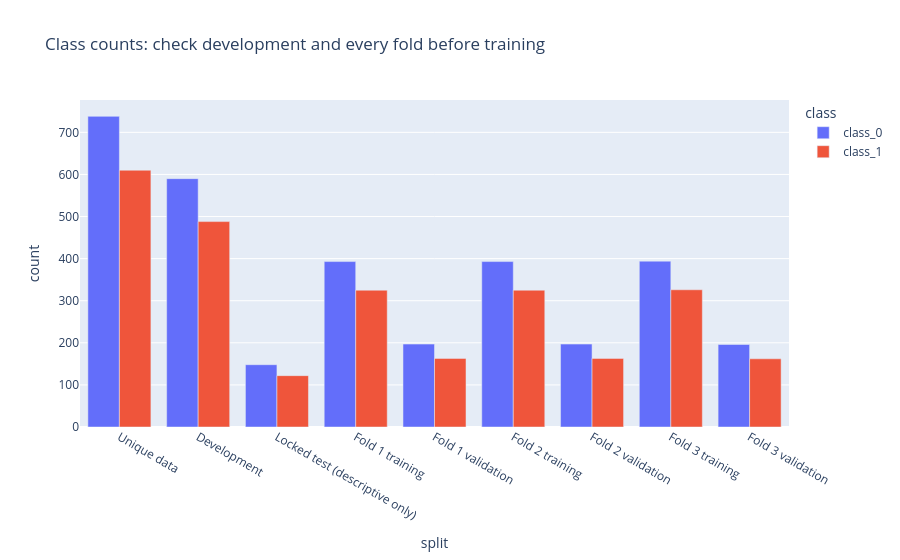
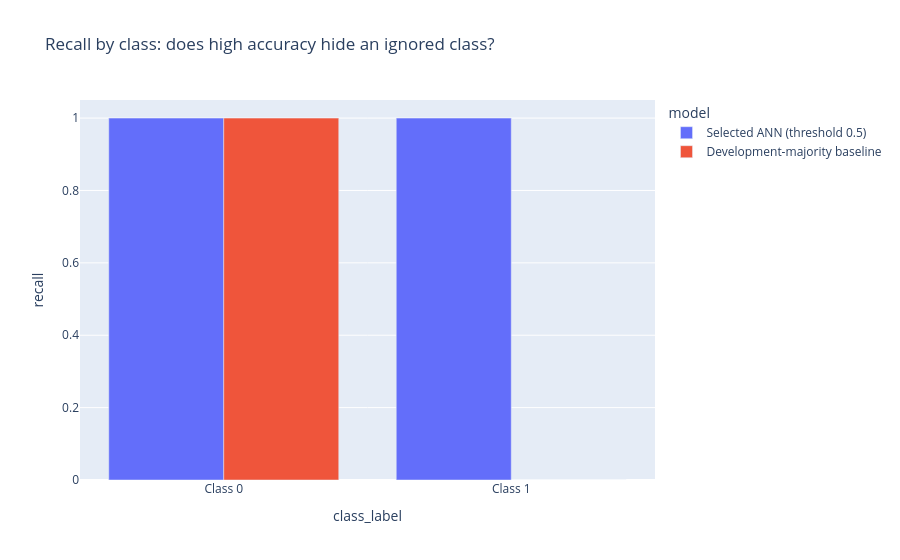
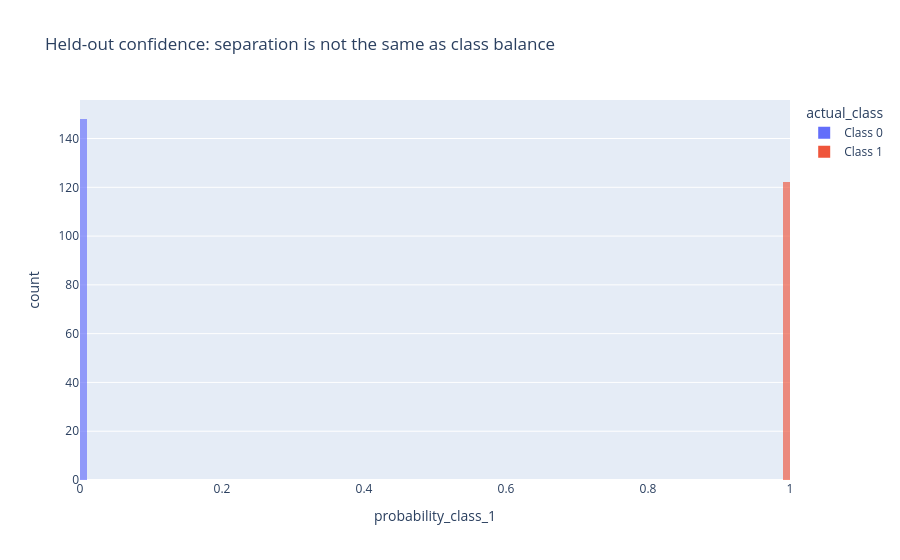

Notebook cell for these charts, in order:
### Markdown cell above
## Is this class imbalance or confident separation?

**Step 1: count labels, not probabilities.** The preprocessing cell prints counts and proportions after deduplication, for development/test and for each CV training/validation split. Stratification preserves the proportions; it does not force a 50/50 split. A majority-class baseline shows how much accuracy is possible by ignoring the features.

**Step 2: inspect both classes.** Below, compare the selected ANN with a constant classifier whose class is chosen using development labels only. Balanced accuracy averages recall across the two classes; macro F1 gives each class equal weight. A majority-only classifier has balanced accuracy 0.5 when both classes are present. Per-class support, precision, recall and F1 reveal a neglected minority class even if ordinary accuracy looks good.

**Step 3: inspect confidence separately.** The probability histogram and ranges explain the threshold plateau. Brier score is the mean squared probability error (smaller is better); it is not proof of calibration. Extreme probabilities can be correct on this sample and still overconfident on new data. No calibration or threshold is fitted to the test set here.

**Step 4: act only on development evidence.** Mild imbalance alone does not justify SMOTE, oversampling or weighted loss. If development-only per-class validation later shows a problem, compare a weighted BCE or resampling variant inside each training fold, with the original validation distribution unchanged. Keep this as a separately declared experiment; do not change the holdout or select a remedy using these test diagnostics.

These are descriptive checks of an already-inspected holdout, not a new independent experiment. Perfect performance on a finite sample does not rule out distribution shift, unknown specimen dependence, or CV selection optimism. Run the preceding cells first; this section does not retrain, tune or overwrite artifacts.

### Code cell
import pandas as pd
import plotly.express as px


def imbalance_metrics(targets, probabilities):
    class_balance_row('Metric targets', targets)
    report = classification_report(targets, probabilities)
    confusion = np.asarray(report['confusion_matrix'])
    support = confusion.sum(axis=1)
    predicted_support = confusion.sum(axis=0)
    per_class = []
    for label in (0, 1):
        correct = int(confusion[label, label])
        per_class.append({
            'class': label, 'support': int(support[label]),
            'precision': float(correct / max(int(predicted_support[label]), 1)),
            'recall': float(correct / support[label]),
            'f1': float(2 * correct / (support[label] + predicted_support[label])),
        })
    return {
        'accuracy': report['accuracy'], 'balanced_accuracy': report['balanced_accuracy'],
        'macro_f1': float(np.mean([row['f1'] for row in per_class])),
        'brier_score': float(np.mean((np.asarray(probabilities) - np.asarray(targets)) ** 2)),
        'per_class': per_class,
    }


balance_frame = pd.DataFrame(CLASS_BALANCE_ROWS)
display(balance_frame)
balance_plot = balance_frame.melt(
    id_vars='split', value_vars=['class_0', 'class_1'],
    var_name='class', value_name='count',
)
px.bar(balance_plot, x='split', y='count', color='class', barmode='group',
       title='Class counts: check development and every fold before training').show()

development_majority = int(np.argmax(np.bincount(labels_development, minlength=2)))
diagnostic_results = {
    'Selected ANN (threshold 0.5)': imbalance_metrics(test_labels, test_probabilities),
    'Development-majority baseline': imbalance_metrics(
        test_labels, np.full(test_labels.shape, float(development_majority)),
    ),
}
display(pd.DataFrame([
    {'model': name, **{key: value for key, value in result.items() if key != 'per_class'}}
    for name, result in diagnostic_results.items()
]))
per_class_frame = pd.DataFrame([
    {'model': name, **row}
    for name, result in diagnostic_results.items() for row in result['per_class']
])
display(per_class_frame)
px.bar(per_class_frame.assign(class_label=lambda frame: 'Class ' + frame['class'].astype(str)),
       x='class_label', y='recall', color='model', barmode='group', range_y=[0, 1.05],
       hover_data=['support', 'precision', 'f1'],
       title='Recall by class: does high accuracy hide an ignored class?').show()

probability_frame = pd.DataFrame({
    'actual_class': ['Class ' + str(int(label)) for label in test_labels],
    'probability_class_1': test_probabilities,
})
display(probability_frame.groupby('actual_class')['probability_class_1']
        .agg(['count', 'min', 'max']).style.format({'min': '{:.12g}', 'max': '{:.12g}'}))
px.histogram(probability_frame, x='probability_class_1', color='actual_class',
             nbins=50, barmode='overlay', opacity=0.65, range_x=[0, 1],
             title='Held-out confidence: separation is not the same as class balance').show()
largest_negative = float(np.max(test_probabilities[test_labels == 0]))
smallest_positive = float(np.min(test_probabilities[test_labels == 1]))
if largest_negative < smallest_positive:
    print(f'Every threshold t with {largest_negative:.12g} < t <= '
          f'{smallest_positive:.12g} classifies this sample correctly (prediction uses p >= t).')
else:
    print('The class probability ranges overlap: no single threshold classifies every test row correctly.')
print('Undefined precision when a class is never predicted is displayed as 0. '
      'No model, threshold, weights or saved results were changed by these diagnostics.')

### Figure 1 — Plotly figure (JSON) as saved in the notebook; plotly's stock layout.template omitted (floating-point values rounded to 4 significant figures)
{"data": [{"alignmentgroup": "True", "hovertemplate": "class=class_0<br>split=%{x}<br>count=%{y}<extra></extra>", "legendgroup": "class_0", "marker": {"color": "#636efa", "pattern": {"shape": ""}}, "name": "class_0", "offsetgroup": "class_0", "orientation": "v", "showlegend": true, "textposition": "auto", "type": "bar", "x": ["Unique data", "Development", "Locked test (descriptive only)", "Fold 1 training", "Fold 1 validation", "Fold 2 training", "Fold 2 validation", "Fold 3 training", "Fold 3 validation"], "xaxis": "x", "y": [738, 590, 148, 393, 197, 393, 197, 394, 196], "yaxis": "y"}, {"alignmentgroup": "True", "hovertemplate": "class=class_1<br>split=%{x}<br>count=%{y}<extra></extra>", "legendgroup": "class_1", "marker": {"color": "#EF553B", "pattern": {"shape": ""}}, "name": "class_1", "offsetgroup": "class_1", "orientation": "v", "showlegend": true, "textposition": "auto", "type": "bar", "x": ["Unique data", "Development", "Locked test (descriptive only)", "Fold 1 training", "Fold 1 validation", "Fold 2 training", "Fold 2 validation", "Fold 3 training", "Fold 3 validation"], "xaxis": "x", "y": [610, 488, 122, 325, 163, 325, 163, 326, 162], "yaxis": "y"}], "layout": {"barmode": "group", "legend": {"title": {"text": "class"}, "tracegroupgap": 0}, "title": {"text": "Class counts: check development and every fold before training"}, "xaxis": {"anchor": "y", "domain": [0, 1], "title": {"text": "split"}}, "yaxis": {"anchor": "x", "domain": [0, 1], "title": {"text": "count"}}}}

### Figure 2 — Plotly figure (JSON) as saved in the notebook; plotly's stock layout.template omitted (floating-point values rounded to 4 significant figures)
{"data": [{"alignmentgroup": "True", "customdata": [[148.0, 1.0, 1.0], [122.0, 1.0, 1.0]], "hovertemplate": "model=Selected ANN (threshold 0.5)<br>class_label=%{x}<br>recall=%{y}<br>support=%{customdata[0]}<br>precision=%{customdata[1]}<br>f1=%{customdata[2]}<extra></extra>", "legendgroup": "Selected ANN (threshold 0.5)", "marker": {"color": "#636efa", "pattern": {"shape": ""}}, "name": "Selected ANN (threshold 0.5)", "offsetgroup": "Selected ANN (threshold 0.5)", "orientation": "v", "showlegend": true, "textposition": "auto", "type": "bar", "x": ["Class 0", "Class 1"], "xaxis": "x", "y": [1.0, 1.0], "yaxis": "y"}, {"alignmentgroup": "True", "customdata": [[148.0, 0.5481, 0.7081], [122.0, 0.0, 0.0]], "hovertemplate": "model=Development-majority baseline<br>class_label=%{x}<br>recall=%{y}<br>support=%{customdata[0]}<br>precision=%{customdata[1]}<br>f1=%{customdata[2]}<extra></extra>", "legendgroup": "Development-majority baseline", "marker": {"color": "#EF553B", "pattern": {"shape": ""}}, "name": "Development-majority baseline", "offsetgroup": "Development-majority baseline", "orientation": "v", "showlegend": true, "textposition": "auto", "type": "bar", "x": ["Class 0", "Class 1"], "xaxis": "x", "y": [1.0, 0.0], "yaxis": "y"}], "layout": {"barmode": "group", "legend": {"title": {"text": "model"}, "tracegroupgap": 0}, "title": {"text": "Recall by class: does high accuracy hide an ignored class?"}, "xaxis": {"anchor": "y", "domain": [0, 1], "title": {"text": "class_label"}}, "yaxis": {"anchor": "x", "domain": [0, 1], "range": [0, 1.05], "title": {"text": "recall"}}}}

### Figure 3 — Plotly figure (JSON) as saved in the notebook; plotly's stock layout.template omitted (floating-point values rounded to 4 significant figures; data arrays with more than 128 entries replaced by an {"elided": "..."} marker saying what was removed)
{"data": [{"bingroup": "x", "hovertemplate": "actual_class=Class 0<br>probability_class_1=%{x}<br>count=%{y}<extra></extra>", "legendgroup": "Class 0", "marker": {"color": "#636efa", "opacity": 0.65, "pattern": {"shape": ""}}, "name": "Class 0", "nbinsx": 50, "orientation": "v", "showlegend": true, "type": "histogram", "x": {"elided": "148 float values"}, "xaxis": "x", "yaxis": "y"}, {"bingroup": "x", "hovertemplate": "actual_class=Class 1<br>probability_class_1=%{x}<br>count=%{y}<extra></extra>", "legendgroup": "Class 1", "marker": {"color": "#EF553B", "opacity": 0.65, "pattern": {"shape": ""}}, "name": "Class 1", "nbinsx": 50, "orientation": "v", "showlegend": true, "type": "histogram", "x": [1.0, 1.0, 1.0, 1.0, 1.0, 1.0, 1.0, 1.0, 1.0, 1.0, 1.0, 1.0, 1.0, 1.0, 1.0, 1.0, 1.0, 1.0, 1.0, 1.0, 1.0, 1.0, 1.0, 1.0, 1.0, 1.0, 1.0, 1.0, 1.0, 1.0, 1.0, 1.0, 1.0, 1.0, 1.0, 1.0, 1.0, 1.0, 1.0, 1.0, 1.0, 1.0, 1.0, 1.0, 1.0, 1.0, 1.0, 1.0, 1.0, 1.0, 1.0, 1.0, 1.0, 1.0, 1.0, 1.0, 1.0, 1.0, 1.0, 1.0, 1.0, 1.0, 1.0, 1.0, 1.0, 1.0, 1.0, 1.0, 1.0, 1.0, 1.0, 1.0, 1.0, 1.0, 1.0, 1.0, 1.0, 1.0, 1.0, 1.0, 1.0, 1.0, 1.0, 1.0, 1.0, 1.0, 1.0, 1.0, 1.0, 1.0, 1.0, 1.0, 1.0, 1.0, 1.0, 1.0, 1.0, 1.0, 1.0, 1.0, 1.0, 1.0, 1.0, 1.0, 1.0, 1.0, 1.0, 1.0, 1.0, 1.0, 1.0, 1.0, 1.0, 1.0, 1.0, 1.0, 1.0, 1.0, 1.0, 1.0, 1.0, 1.0], "xaxis": "x", "yaxis": "y"}], "layout": {"barmode": "overlay", "legend": {"title": {"text": "actual_class"}, "tracegroupgap": 0}, "title": {"text": "Held-out confidence: separation is not the same as class balance"}, "xaxis": {"anchor": "y", "domain": [0, 1], "range": [0, 1], "title": {"text": "probability_class_1"}}, "yaxis": {"anchor": "x", "domain": [0, 1], "title": {"text": "count"}}}}
